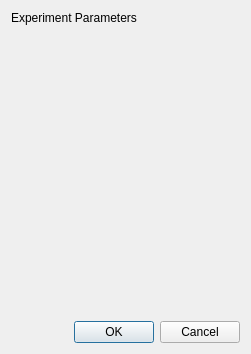
<?xml version="1.0" encoding="UTF-8"?>
<ui version="4.0">
 <class>ParameterDialog</class>
 <widget class="QDialog" name="ParameterDialog">
  <property name="geometry">
   <rect>
    <x>0</x>
    <y>0</y>
    <width>251</width>
    <height>354</height>
   </rect>
  </property>
  <property name="windowTitle">
   <string>Experiment Parameters</string>
  </property>
  <layout class="QVBoxLayout">
   <item>
    <widget class="QLabel" name="label">
     <property name="text">
      <string>Experiment Parameters</string>
     </property>
    </widget>
   </item>
   <item>
    <widget class="QScrollArea" name="scrollArea">
     <property name="frameShape">
      <enum>QFrame::NoFrame</enum>
     </property>
     <property name="widgetResizable">
      <bool>true</bool>
     </property>
     <property name="alignment">
      <set>Qt::AlignRight|Qt::AlignTop|Qt::AlignTrailing</set>
     </property>
     <widget class="QWidget" name="parameters">
      <property name="geometry">
       <rect>
        <x>0</x>
        <y>0</y>
        <width>233</width>
        <height>274</height>
       </rect>
      </property>
     </widget>
    </widget>
   </item>
   <item>
    <widget class="QDialogButtonBox" name="buttonBox">
     <property name="standardButtons">
      <set>QDialogButtonBox::Cancel|QDialogButtonBox::Ok</set>
     </property>
    </widget>
   </item>
  </layout>
 </widget>
 <resources/>
 <connections>
  <connection>
   <sender>buttonBox</sender>
   <signal>accepted()</signal>
   <receiver>ParameterDialog</receiver>
   <slot>accept()</slot>
   <hints>
    <hint type="sourcelabel">
     <x>248</x>
     <y>254</y>
    </hint>
    <hint type="destinationlabel">
     <x>157</x>
     <y>274</y>
    </hint>
   </hints>
  </connection>
  <connection>
   <sender>buttonBox</sender>
   <signal>rejected()</signal>
   <receiver>ParameterDialog</receiver>
   <slot>reject()</slot>
   <hints>
    <hint type="sourcelabel">
     <x>316</x>
     <y>260</y>
    </hint>
    <hint type="destinationlabel">
     <x>286</x>
     <y>274</y>
    </hint>
   </hints>
  </connection>
 </connections>
</ui>
